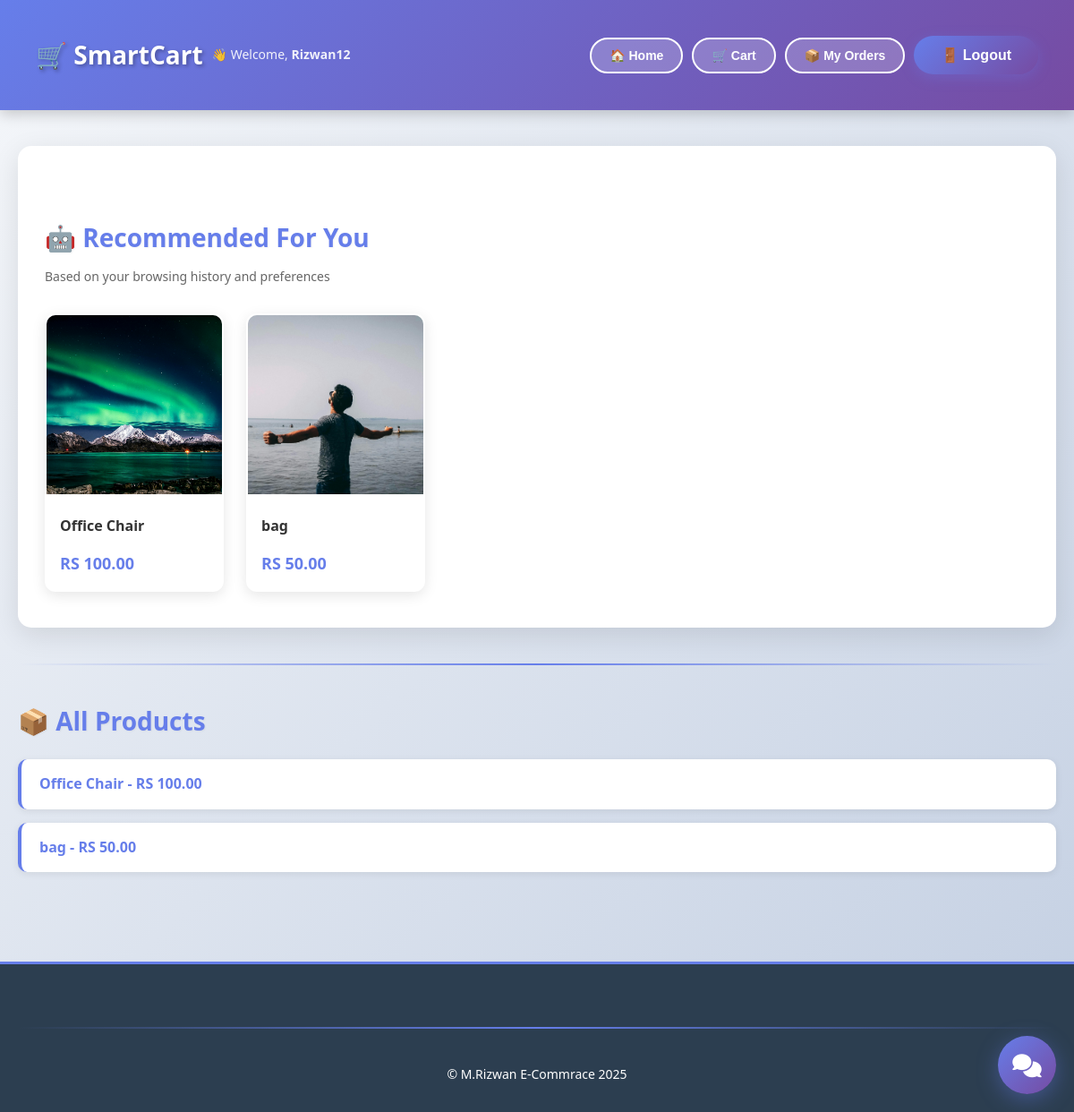
The page / (signed in) on the database its author committed.
### store/models.py (models this page shows, shortened)
class Product(TimeStampedModel):
    name = models.CharField(max_length=200)
    price = models.DecimalField(max_digits=10, decimal_places=2)
    categories = models.ManyToManyField(Category)
    description = models.TextField()

class ProductImage(models.Model):
    product = models.ForeignKey(Product, on_delete=models.CASCADE , related_name="images")
    image = models.ImageField(upload_to="products/")

### store/views.py (the view)
# urls.py: path('', ProductListView.as_view(), name="home"),
class ProductListView(ListView):
    model = Product
    template_name = "store/home.html"
    context_object_name = "products"
    def get_context_data(self, **kwargs):
        context = super().get_context_data(**kwargs)
        if self.request.user.is_authenticated:
            try:
                engine = RecommendationEngine()
                recommendations = engine.get_recommendations(self.request.user, limit=6)
                context['recommended_products'] = recommendations
            except Exception as e:
                print(f"Error getting recommendations: {e}")
                context['recommended_products'] = []
        return context

### ai_engine/recommendation_engine.py (called while the page is built, shortened)
    def _collaborative_filtering(self, user, limit=20):
        try:
            user_products = set(
                UserBehavior.objects.filter(
                    user=user,
                    action__in=['purchase', 'add_to_cart', 'wishlist']
                ).values_list('product_id', flat=True)
            )
            if not user_products:
                return []
        except Exception as e:
            print(f"Collaborative filtering error: {e}")
            return []

    def _content_based_filtering(self, user, limit=20):
        try:
            user_interactions = UserBehavior.objects.filter(
                user=user,
                product__isnull=False
            ).select_related('product')
            if not user_interactions.exists():
                return []
        except Exception as e:
            print(f"Content-based filtering error: {e}")
            return []

### ai_engine/tracking.py (called while the page is built, shortened)
    def __call__(self, request):
        response = self.get_response(request)
        return response

### templates/store/home.html (shortened to what this page needs)
{% extends "base.html" %}
{% block content %}
<div class="container">
    {% if user.is_authenticated and recommended_products %}
    <div class="recommendations-section">
        <h2>🤖 Recommended For You</h2>
        <p>Based on your browsing history and preferences</p>
        <div class="products-grid">
            {% for product in recommended_products %}
                <div class="product-card">
                    <a href="{% url 'product_detail' product.id %}">
                        {% if product.images.first %}
                            <img src="{{ product.images.first.image.url }}" alt="{{ product.name }}">
                        {% else %}
                            <img src="https://via.placeholder.com/200x200?text={{ product.name }}" alt="{{ product.name }}">
                        {% endif %}
                        <h4>{{product.name}}</h4>
                        <p class="price">RS {{product.price}}</p>
                    </a>
                </div>
            {% endfor %}
        </div>
    </div>
    <hr>
    {% endif %}
    <h2>📦 All Products</h2>
    {% if products %}
    <div class="products-list">
        {% for product in products %}
            <p>
                <a href="{% url 'product_detail' product.id %}">
                    {{product.name}} <strong>- RS {{product.price}}</strong>
                </a>
            </p>
        {% endfor %}
    </div>
    {% else %}
    <p style="text-align: center; padding: 40px; color: #999;">
        <strong>No products available yet</strong>
    </p>
    {% endif %}
</div>
{% endblock content %}

### templates/base.html (shortened to what this page needs)
{% load static %}
<!DOCTYPE html>
<html lang="en">
<head>
    <link rel="stylesheet" href="{% static 'css/style.css' %}">
    <link rel="stylesheet" href="https://cdnjs.cloudflare.com/ajax/libs/font-awesome/6.4.0/css/all.min.css">
</head>
<body>
    <header>
        <div style="display: flex; align-items: center; gap: 10px;">
            <h1>🛒 SmartCart</h1>
            {% if user.is_authenticated %}
                <p style="margin: 0; font-size: 14px;">👋 Welcome, <strong>{{user.username}}</strong></p>
            {% endif %}
        </div>
        <div style="display: flex; align-items: center; gap: 10px; flex-wrap: wrap;">
            <a href="{% url 'home' %}"><button>🏠 Home</button></a>
            <a href="{% url 'cart' %}"><button>🛒 Cart</button></a>
            {% if user.is_authenticated %}
                <a href="{% url 'my_orders' %}"><button>📦 My Orders</button></a>
                <form action="{% url 'logout' %}" method="post" style="display: inline;">
                    <button type="submit">🚪 Logout</button>
                </form>
            {% else %}
                <a href="{% url 'login' %}"><button>🔓 Login</button></a>
                <a href="{% url 'register' %}"><button>✍️ Register</button></a>
            {% endif %}
        </div>
    </header>
    {% block content %}{% endblock content %}
    {% if user.is_authenticated %}
        {% include 'ai_engine/chatbot_widget.html' %}
    {% endif %}
    <footer>
        <hr>
        <p>© M.Rizwan E-Commrace 2025</p>
    </footer>
</body>
</html>

### static/css/style.css (style rules this page uses)
* { margin: 0; padding: 0; box-sizing: border-box; }
body { font-family: 'Segoe UI', Tahoma, Geneva, Verdana, sans-serif; background: linear-gradient(135deg, #f5f7fa 0%, #c3cfe2 100%); color: #333; line-height: 1.6; }
header { background: linear-gradient(135deg, #667eea 0%, #764ba2 100%); color: white; padding: 20px 40px; box-shadow: 0 4px 15px rgba(0, 0, 0, 0.2); display: flex; justify-content: space-between; align-items: center; flex-wrap: wrap; gap: 20px; position: sticky; top: 0; z-index: 100; }
header h1 { font-size: 28px; font-weight: 700; text-shadow: 2px 2px 4px rgba(0, 0, 0, 0.3); }
header p { font-size: 14px; opacity: 0.9; }
header button, header a button { background: rgba(255, 255, 255, 0.2); color: white; border: 2px solid white; padding: 10px 20px; border-radius: 25px; cursor: pointer; font-weight: 600; transition: all 0.3s ease; font-size: 14px; }
header a { text-decoration: none; }
footer { background: #2c3e50; color: white; text-align: center; padding: 30px 20px; margin-top: 60px; border-top: 3px solid #667eea; }
footer p { font-size: 14px; }
.container { max-width: 1200px; margin: 0 auto; padding: 40px 20px; }
hr { border: none; height: 2px; background: linear-gradient(90deg, transparent, #667eea, transparent); margin: 40px 0; }
.recommendations-section { background: white; padding: 40px 30px; border-radius: 15px; box-shadow: 0 8px 30px rgba(0, 0, 0, 0.1); margin-bottom: 40px; }
.recommendations-section h2 { font-size: 28px; color: #667eea; margin-bottom: 10px; font-weight: 700; }
.recommendations-section > p { color: #666; font-size: 14px; margin-bottom: 30px; }
.products-grid { display: grid; grid-template-columns: repeat(auto-fill, minmax(200px, 1fr)); gap: 25px; margin-top: 20px; }
.product-card { background: white; border-radius: 12px; overflow: hidden; box-shadow: 0 4px 15px rgba(0, 0, 0, 0.1); transition: all 0.3s ease; border: 2px solid transparent; }
.product-card a { text-decoration: none; color: inherit; display: block; }
.product-card img { width: 100%; height: 200px; object-fit: cover; background: #f0f0f0; }
.product-card h4 { padding: 15px; font-size: 16px; color: #333; font-weight: 600; }
.product-card .price { padding: 0 15px 15px; color: #667eea; font-size: 18px; font-weight: 700; }
h2 { font-size: 28px; color: #667eea; margin: 40px 0 20px; font-weight: 700; text-shadow: 1px 1px 2px rgba(0, 0, 0, 0.05); }
.products-list { display: flex; flex-direction: column; gap: 15px; }
.products-list p, .product-list p { margin: 0; }
.products-list a, .product-list a { text-decoration: none; }
.products-list p, .product-list p { background: white; padding: 15px 20px; border-radius: 10px; border-left: 4px solid #667eea; box-shadow: 0 2px 8px rgba(0, 0, 0, 0.08); transition: all 0.3s ease; }
.products-list a, .product-list a { color: #667eea; font-weight: 600; }
form { margin: 20px 0; }
button[type="submit"] { background: linear-gradient(135deg, #667eea 0%, #764ba2 100%); color: white; border: none; padding: 12px 30px; border-radius: 25px; font-size: 16px; font-weight: 600; cursor: pointer; transition: all 0.3s ease; box-shadow: 0 4px 15px rgba(102, 126, 234, 0.3); }
a { color: #667eea; text-decoration: none; font-weight: 600; transition: color 0.3s ease; }

### rows shown on the page
Product: images.first.image (picture), name "Office Chair", price "100.00"
Product: images.first.image (picture), name "bag", price "50.00"

### other values the page prints
{{ user.username }} "Rizwan12"
